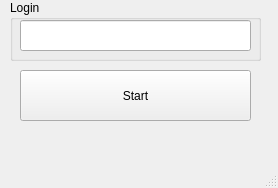
<?xml version="1.0" encoding="UTF-8"?>
<ui version="4.0">
 <class>MainWindow</class>
 <widget class="QMainWindow" name="MainWindow">
  <property name="geometry">
   <rect>
    <x>0</x>
    <y>0</y>
    <width>278</width>
    <height>188</height>
   </rect>
  </property>
  <property name="windowTitle">
   <string>MainWindow</string>
  </property>
  <widget class="QWidget" name="centralwidget">
   <widget class="QGroupBox" name="groupBox">
    <property name="geometry">
     <rect>
      <x>10</x>
      <y>0</y>
      <width>251</width>
      <height>61</height>
     </rect>
    </property>
    <property name="title">
     <string>Login</string>
    </property>
    <widget class="QLineEdit" name="lineEdit">
     <property name="geometry">
      <rect>
       <x>10</x>
       <y>20</y>
       <width>231</width>
       <height>31</height>
      </rect>
     </property>
    </widget>
   </widget>
   <widget class="QPushButton" name="pushButton">
    <property name="geometry">
     <rect>
      <x>20</x>
      <y>70</y>
      <width>231</width>
      <height>51</height>
     </rect>
    </property>
    <property name="text">
     <string>Start</string>
    </property>
   </widget>
  </widget>
  <widget class="QMenuBar" name="menubar">
   <property name="geometry">
    <rect>
     <x>0</x>
     <y>0</y>
     <width>278</width>
     <height>26</height>
    </rect>
   </property>
  </widget>
  <widget class="QStatusBar" name="statusbar"/>
 </widget>
 <resources/>
 <connections/>
</ui>
